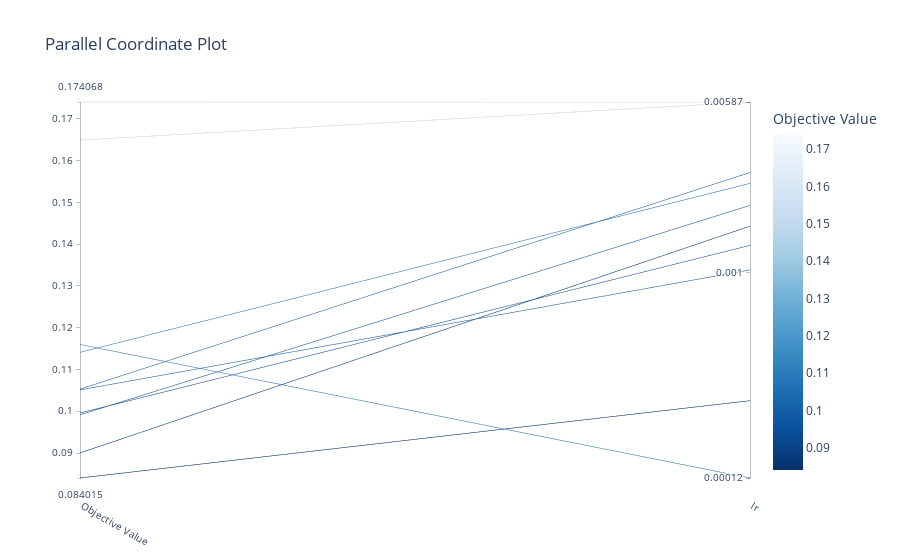

Notebook cell for this chart:
### Code cell
study = runner.load_study("residual_lr_study")
plot_parallel_coordinate(study)

### Figure 1 — Plotly figure (JSON) as saved in the notebook; plotly's stock layout.template omitted (floating-point values rounded to 4 significant figures)
{"data": [{"dimensions": [{"label": "Objective Value", "range": [0.08401, 0.1741], "values": [0.09915, 0.09958, 0.1053, 0.1649, 0.09001, 0.1051, 0.116, 0.08401, 0.1741, 0.1141]}, {"label": "lr", "range": [-3.922, -2.231], "ticktext": ["0.00012", "0.001", "0.00587"], "tickvals": [-3.922, -3, -2.231], "values": [-2.696, -2.876, -2.548, -2.231, -2.79, -2.986, -3.922, -3.574, -2.233, -2.597]}], "labelangle": 30, "labelside": "bottom", "line": {"color": [0.09915, 0.09958, 0.1053, 0.1649, 0.09001, 0.1051, 0.116, 0.08401, 0.1741, 0.1141], "colorbar": {"title": {"text": "Objective Value"}}, "colorscale": [[0, "rgb(247,251,255)"], [0.125, "rgb(222,235,247)"], [0.25, "rgb(198,219,239)"], [0.375, "rgb(158,202,225)"], [0.5, "rgb(107,174,214)"], [0.625, "rgb(66,146,198)"], [0.75, "rgb(33,113,181)"], [0.875, "rgb(8,81,156)"], [1, "rgb(8,48,107)"]], "reversescale": true, "showscale": true}, "type": "parcoords"}], "layout": {"title": {"text": "Parallel Coordinate Plot"}}}
